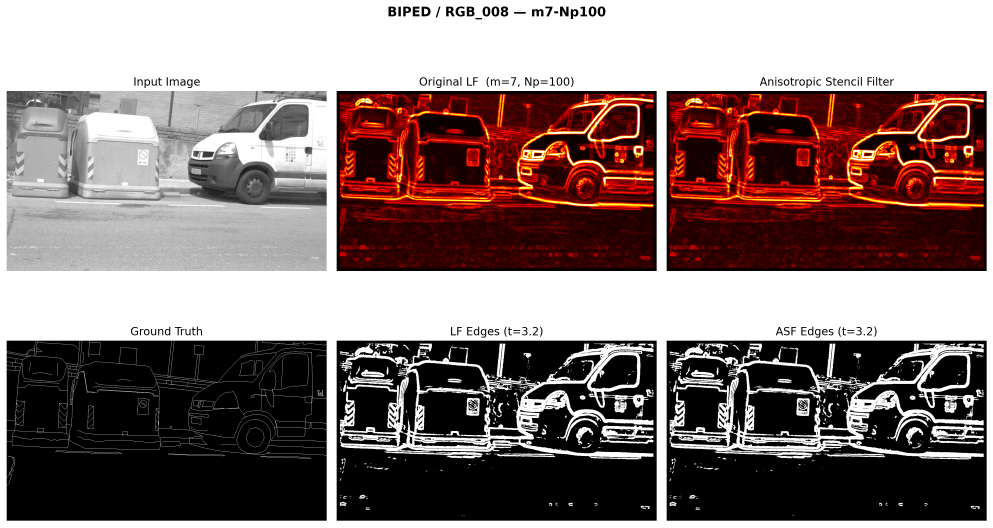
#> input picture papers/geometric-kernel-study/BIPED_RGB_008_m7-Np100.png, 2979 x 1582 px, given in place of 100007.jpg, which was not available (shown at 1/3 size)
$ python noise_robustness.py
#> lines starting #> are read from the running program, lines starting #| are printed output that depends on the picture
"""
Noise robustness experiment: SNR vs ODS F-score for all three filter designs.

Adds Gaussian noise at varying SNR levels to 10 BSDS500 test images,
runs all three oriented edge filters, and plots ODS as a function of SNR.
"""

import os
import numpy as np
from PIL import Image
import scipy.io as sio
from scipy.ndimage import maximum_filter
import matplotlib
matplotlib.use("Agg")
import matplotlib.pyplot as plt

from aniso_edge_demo import anisotropic_edge_detect as detect_original
from elliptical_edge_demo import anisotropic_edge_detect as detect_elliptical
from rectangular_edge_demo import anisotropic_edge_detect as detect_rectangular

# Paths
DATASET = ("/home/jvaught/edge-detection-filter-critique/datasets/"
           "BSDS500/BSDS500")
IMG_DIR = os.path.join(DATASET, "images", "test")
GT_DIR = os.path.join(DATASET, "groundTruth", "test")
OUT_DIR = "/home/jvaught/testing/BSDS500"
os.makedirs(OUT_DIR, exist_ok=True)

IMAGE_IDS = ["100007", "100039", "100099", "10081", "101027",
             "101084", "102062", "103006", "103029", "103078"]

SNR_DB_LEVELS = [0.5, 1, 1.5, 2, 3, 5, 7, 10, 15, 20]


def load_gt_boundaries(image_id):
    mat = sio.loadmat(os.path.join(GT_DIR, f"{image_id}.mat"))
    gt_all = mat["groundTruth"]
    n_annotators = gt_all.shape[1]
    boundaries = []
    for a in range(n_annotators):
        b = gt_all[0, a]["Boundaries"][0, 0].astype(np.float64)
        boundaries.append(b)
    return np.mean(boundaries, axis=0)


# [46 lines left out: functions add_gaussian_noise, compute_f_scores, run_detector, not called in this run]


def main():
    np.random.seed(42)
    thresholds = np.linspace(0.01, 0.99, 50)

    detectors = {
        "Original": (detect_original,
                     dict(n_orientations=36, length=15, sigma=2.0)),
        "Elliptical": (detect_elliptical,
                       dict(n_orientations=36, sigma_along=2.0,
                            sigma_across=1.2, length=15)),
        "Rectangular": (detect_rectangular,
                        dict(n_orientations=36, half_along=6.0,
                             half_across=3.6, sigma_along=2.0,
                             sigma_across=1.2, length=15)),
    }

    # Also run clean (no noise) as a reference point
    all_snr_levels = [None] + SNR_DB_LEVELS  # None = clean

    # Results: {detector_name: [ods_at_each_snr]}
    ods_results = {name: [] for name in detectors}

    # Load all images and GTs once
    images = []
    gts = []
    for img_id in IMAGE_IDS:
        img = Image.open(os.path.join(IMG_DIR, f"{img_id}.jpg"))
#> img is the input picture: PIL image 2979x1582 RGBA; mean R, G, B, A 136.1, 118.9, 116.8, 255
        gray = np.asarray(img.convert("L"), dtype=np.float64) / 255.0
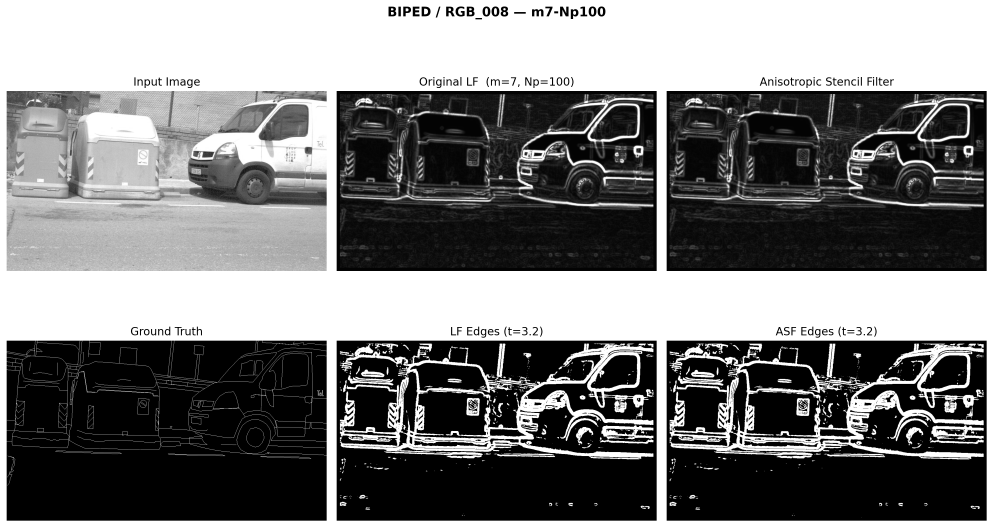
#> gray: shape (1582, 2979) float64 (shown at 1/3 size); min 0, max 1, mean 0.485
        gt = load_gt_boundaries(img_id)
        images.append(gray)
        gts.append(gt)

    for snr_idx, snr_db in enumerate(all_snr_levels):
        label = "clean" if snr_db is None else f"{snr_db} dB"
        print(f"[{snr_idx+1}/{len(all_snr_levels)}] SNR = {label}")

        for name, (fn, kwargs) in detectors.items():
            f_curves = []
            for gray, gt in zip(images, gts):
                if snr_db is not None:
                    noisy = add_gaussian_noise(gray, snr_db)
                else:
                    noisy = gray

                mag = run_detector(fn, noisy, kwargs)
                f_scores = compute_f_scores(mag, gt, thresholds)
                f_curves.append(f_scores)

            # ODS: best threshold across all images
            f_matrix = np.array(f_curves)
            mean_f = f_matrix.mean(axis=0)
            ods = mean_f.max()
            ods_results[name].append(ods)

    # x-axis: clean + SNR levels
    x_labels = ["Clean"] + [f"{s}" for s in SNR_DB_LEVELS]
    x_positions = list(range(len(all_snr_levels)))

    # --- Print results table ---
    print("\n" + "=" * 70)
    print(f"{'SNR':>8s}", end="")
    for name in detectors:
        print(f"  {name:>14s}", end="")
    print()
    print("-" * 70)
    for i, snr in enumerate(all_snr_levels):
        label = "Clean" if snr is None else f"{snr} dB"
        print(f"{label:>8s}", end="")
        for name in detectors:
            print(f"  {ods_results[name][i]:>14.4f}", end="")
        print()
    print("=" * 70)

    # --- Plot ---
    fig, ax = plt.subplots(figsize=(8, 5))

    colors = {"Original": "#73000A", "Elliptical": "#466A9F",
              "Rectangular": "#1F414D"}
    markers = {"Original": "s", "Elliptical": "o", "Rectangular": "D"}

    for name in detectors:
        ax.plot(x_positions, ods_results[name],
                color=colors[name], marker=markers[name],
                linewidth=2, markersize=7, label=name, zorder=3)

    ax.set_xticks(x_positions)
    ax.set_xticklabels(x_labels, fontsize=9)
    ax.set_xlabel("SNR (dB)", fontsize=11)
    ax.set_ylabel("ODS F-score", fontsize=11)
    ax.legend(frameon=False, fontsize=10)
    ax.spines["top"].set_visible(False)
    ax.spines["right"].set_visible(False)
    ax.grid(axis="y", alpha=0.3)

    plt.tight_layout()
    plt.savefig(os.path.join(OUT_DIR, "snr_vs_ods.png"),
                dpi=200, bbox_inches="tight")
    plt.savefig(os.path.join(OUT_DIR, "snr_vs_ods.pdf"),
                bbox_inches="tight")
    plt.close()

    print(f"\nSaved: {OUT_DIR}/snr_vs_ods.png / .pdf")

    # --- Also save a sample noisy image comparison at SNR=15 dB ---
    sample_gray = images[0]
    sample_gt = gts[0]
    noisy_15 = add_gaussian_noise(sample_gray, 15)
    noisy_5 = add_gaussian_noise(sample_gray, 5)

    fig, axes = plt.subplots(2, 5, figsize=(20, 8))

    for row, (noisy, snr_label) in enumerate([(noisy_15, "15 dB"),
                                               (noisy_5, "5 dB")]):
        axes[row, 0].imshow(noisy, cmap="gray")
        axes[row, 0].set_axis_off()
        axes[row, 0].set_title(f"Noisy input (SNR={snr_label})", fontsize=10)

        axes[row, 1].imshow(sample_gt, cmap="gray")
        axes[row, 1].set_axis_off()
        axes[row, 1].set_title("Ground Truth", fontsize=10)

        for col, (name, (fn, kwargs)) in enumerate(detectors.items(), start=2):
            mag = run_detector(fn, noisy, kwargs)
            axes[row, col].imshow(mag, cmap="gray")
            axes[row, col].set_axis_off()
            f_scores = compute_f_scores(mag, sample_gt, thresholds)
            best_f = f_scores.max()
            axes[row, col].set_title(f"{name} (F={best_f:.3f})",
                                     fontsize=10)

    plt.tight_layout()
    plt.savefig(os.path.join(OUT_DIR, "noisy_comparison.png"),
                dpi=150, bbox_inches="tight")
    plt.close()
    print(f"Saved: {OUT_DIR}/noisy_comparison.png")


if __name__ == "__main__":
#> (the run stopped early here; a loop or call above may not have finished)

$ run again, on papers/geometric-kernel-study/BSDS500_100007_m7-Np100.png
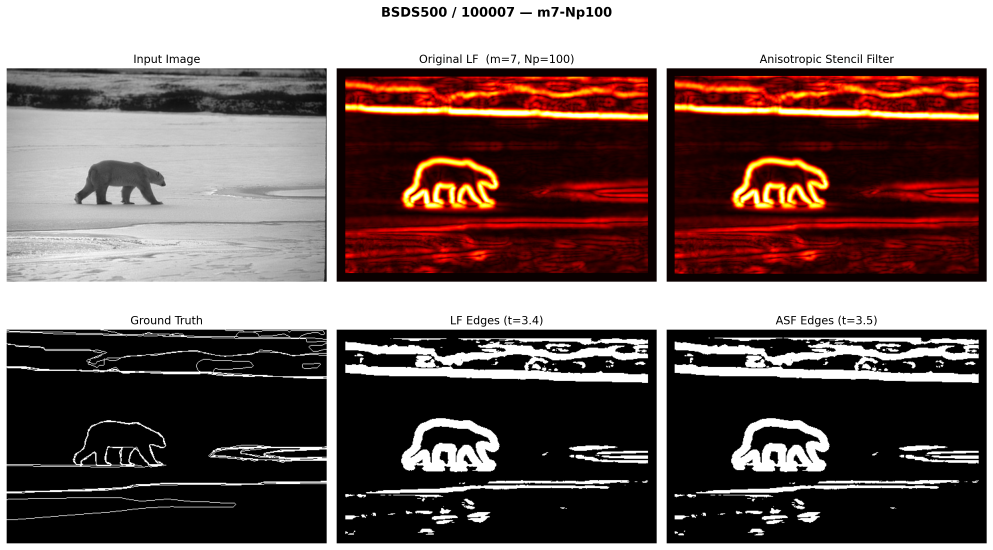
#> input picture papers/geometric-kernel-study/BSDS500_100007_m7-Np100.png, 2979 x 1650 px, given in place of 100007.jpg, which was not available (shown at 1/3 size)
#> in main, img is the input picture: PIL image 2979x1650 RGBA; mean R, G, B, A 117.4, 100.1, 97.3, 255
#> in main, `gray = np.asarray(img.convert("L"), dtype=np.float64) / 255.0`:
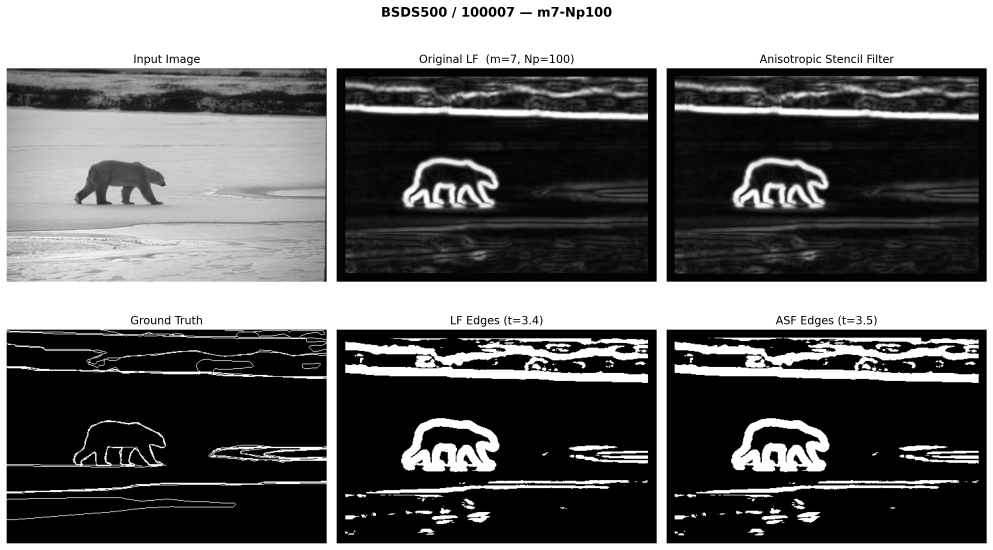
#> gray: shape (1650, 2979) float64 (shown at 1/3 size); min 0, max 1, mean 0.411

$ run again, on papers/geometric-kernel-study/asf_speedup_vram.png
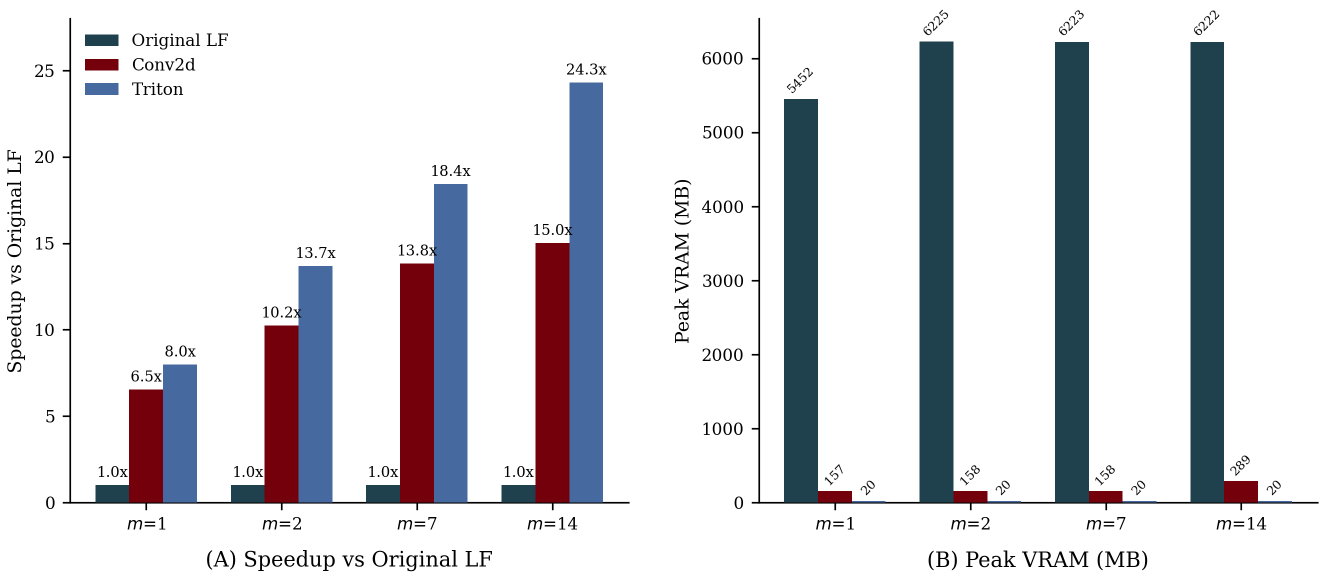
#> input picture papers/geometric-kernel-study/asf_speedup_vram.png, 2649 x 1157 px, given in place of 100007.jpg, which was not available (shown at 1/2 size)
#> in main, img is the input picture: PIL image 2649x1157 RGBA; mean R, G, B, A 218.2, 218.4, 222.4, 255
#> in main, `gray = np.asarray(img.convert("L"), dtype=np.float64) / 255.0`:
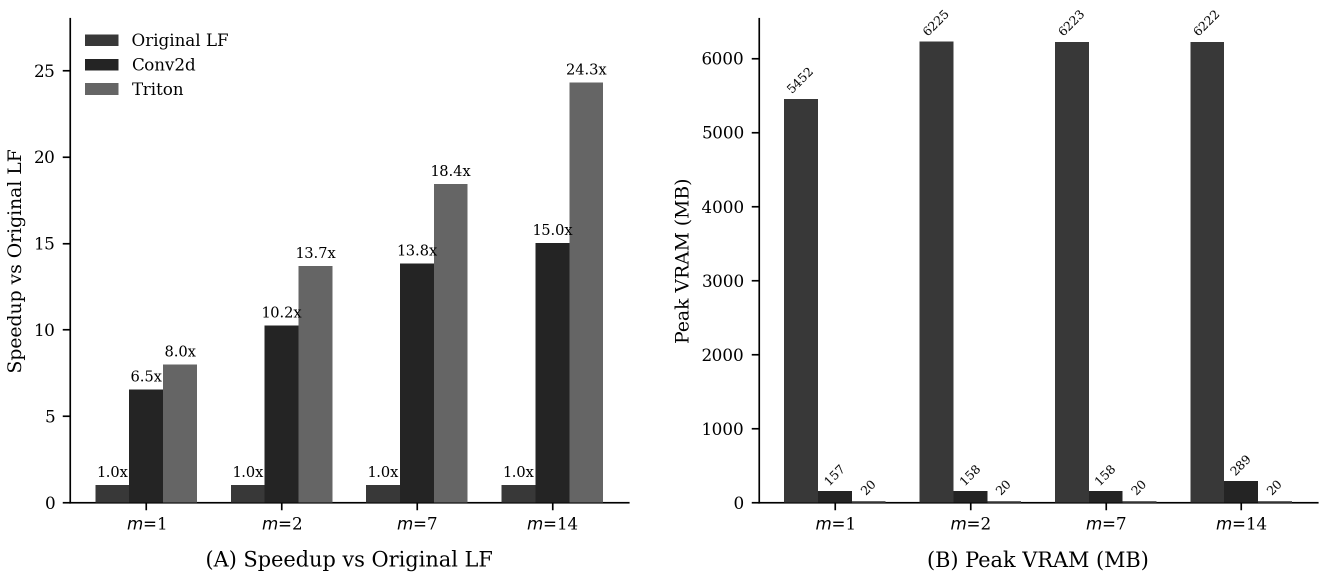
#> gray: shape (1157, 2649) float64 (shown at 1/2 size); min 0, max 1, mean 0.858
